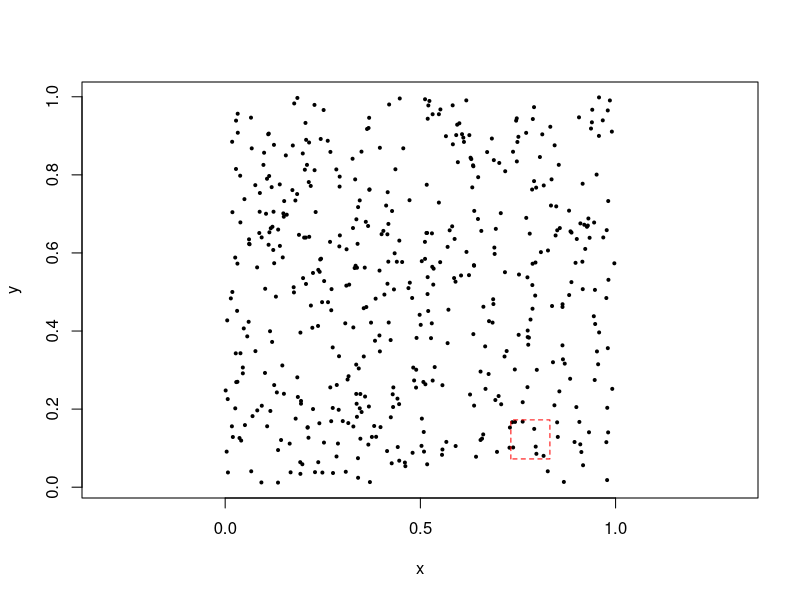

The R script that drew this image: (Note: this script raises an error after producing the figure.)
## ---- chunk 1
set.seed(131)
library(mgcv) # for inSide

N <- 500
# generate population locations
x <- runif(N)
y <- runif(N)
# plot it
plot(x,y, pch=19,asp=1,cex=0.4,main="")

# generate some quadrats
quadrat <- data.frame(x=c(0,0,0.1,0.1,0),y=c(0,0.1,0.1,0,0))
n <- 0
for(i in 1:10){
  # randomly place a quadrat (and plot it)
  this.quadrat <- quadrat
  this.quadrat$x <- this.quadrat$x+runif(1)
  this.quadrat$y <- this.quadrat$y+runif(1)
  polygon(this.quadrat,lty=2,border="red")
  # see which points are inside
  inout <- inSide(this.quadrat,x,y)
  # count them
  n <- n + sum(inout)
  # plot the points inside the quadrat in red
  points(x[inout],y[inout],pch=19,cex=0.4,col="red")
}
# covered area
covered <- 10*0.1^2
# estimate density
D <- n/covered
# area of the survey region
A <- 1
# estimate abundance
Nhat <- D*A^2
## ---- chunk 2
plot(x,y, pch=19,asp=1,cex=0.4,main="")

# generate some strips
# in this case we don't randomise the offset of the grid
strip <- data.frame(x=c(-0.0125,-0.0125,0.0125,0.0125,-0.0125),y=c(0,1,1,0,0))
for(i in 1:5){
  # calculate next strip location
  strip$x <- strip$x+0.15
  # plot the strip and its centreline
  polygon(strip,lty=2,border="red")
  lines(rep(mean(range(strip$x)),2),c(0,1),col="red")
  # see what was inside the strip
  inout <- inSide(strip,x,y)
  # count them
  n <- n + sum(inout)
  # plot those animals within the strip
  points(x[inout],y[inout],pch=19,cex=0.4,col="red")
}
# covered area -- same area as for the quadrats
covered <- 4*1*0.025
# estimate density
D <- n/covered
# area of the survey region
A <- 1
# estimate abundance
Nhat <- D*A^2
## ---- chunk 3
plot(x,y, pch=19,asp=1,cex=0.4,main="")

# generate some lines
# in this case we don't randomise the offset of the grid
lt <- data.frame(x=c(-0.0125,-0.0125,0.0125,0.0125,-0.0125),y=c(0,1,1,0,0))
# set sigma
sigma <- 0.01
# storage for detected distances
detected_distances <- c()
for(i in 1:5){
  # calculate next strip location
  lt$x <- lt$x+0.15
  # plot the line transect
  lines(rep(mean(range(lt$x)),2),c(0,1),col="red",lty=2)
  # calculate the distances to animals from the line
  distances <- abs(lt$x - x)
  # randomly decide which were detected
  detected <- exp(-distances^2/(2*sigma^2)) > runif(length(distances))
  # plot those animals detected
  points(x[detected],y[detected],pch=19,cex=0.4,col="red")
  # collect the distances to detected objects
  detected_distances <- c(detected_distances,distances[detected])
}
## ---- chunk 4
hist(detected_distances,xlab="Distance",main="")
## ---- chunk 5
## calculate Nhat
# calculate mu, since we know sigma and set w=0.02
mu <- integrate(function(x)  exp(-x^2/(2*0.01^2)), lower=0,upper=0.02)$value
# calculate p = mu/w
p <- mu/0.02
n<-length(detected_distances)
a <- 2*0.02*4
Nhat <- A*n/(a*p)
